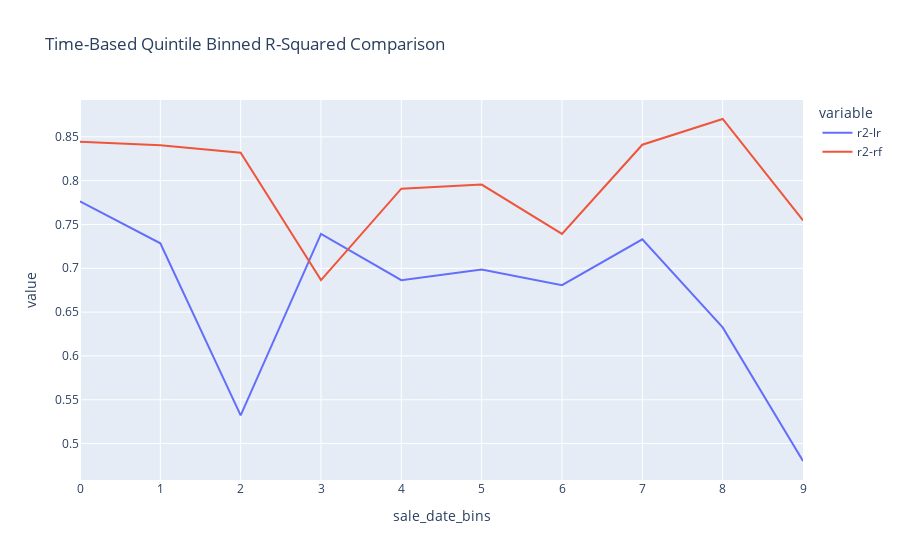

The notebook cell saved with this chart:
### Code cell
fig = px.line(df_r2_binned.melt(id_vars = 'sale_date_bins'), x="sale_date_bins", y="value", color = "variable", title= "Time-Based Quintile Binned R-Squared Comparison")
fig.show()

### Figure 1 — Plotly figure (JSON) as saved in the notebook; plotly's stock layout.template omitted (floating-point values rounded to 4 significant figures)
{"data": [{"hovertemplate": "variable=r2-lr<br>sale_date_bins=%{x}<br>value=%{y}<extra></extra>", "legendgroup": "r2-lr", "line": {"color": "#636efa", "dash": "solid"}, "mode": "lines", "name": "r2-lr", "showlegend": true, "type": "scatter", "x": [0, 1, 2, 3, 4, 5, 6, 7, 8, 9], "xaxis": "x", "y": [0.7764, 0.7285, 0.5321, 0.7392, 0.6865, 0.6985, 0.6808, 0.733, 0.6325, 0.4801], "yaxis": "y"}, {"hovertemplate": "variable=r2-rf<br>sale_date_bins=%{x}<br>value=%{y}<extra></extra>", "legendgroup": "r2-rf", "line": {"color": "#EF553B", "dash": "solid"}, "mode": "lines", "name": "r2-rf", "showlegend": true, "type": "scatter", "x": [0, 1, 2, 3, 4, 5, 6, 7, 8, 9], "xaxis": "x", "y": [0.8445, 0.8403, 0.8319, 0.6865, 0.7909, 0.7956, 0.7392, 0.841, 0.8704, 0.7546], "yaxis": "y"}], "layout": {"legend": {"title": {"text": "variable"}, "tracegroupgap": 0}, "title": {"text": "Time-Based Quintile Binned R-Squared Comparison"}, "xaxis": {"anchor": "y", "domain": [0, 1], "title": {"text": "sale_date_bins"}}, "yaxis": {"anchor": "x", "domain": [0, 1], "title": {"text": "value"}}}}
